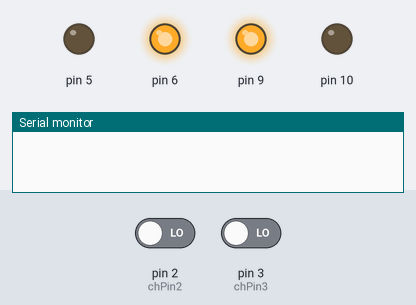
Bench run of a sketch on a simulated Arduino Uno, built with avr-gcc and run on an emulated ATmega328P. Shown: output pins drawn as LEDs (lit = HIGH), the last lines printed to the serial monitor. The test bench sets the inputs (shaded band); at power-on: pin 2 (chPin2) LOW, pin 3 (chPin3) LOW.

Above: at 0.05 s.
At 0.85 s:
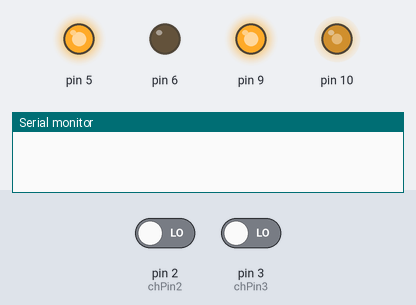
At 1.25 s:
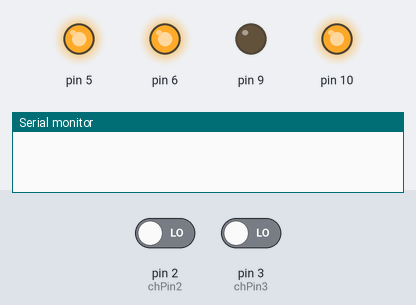
At 1.65 s:
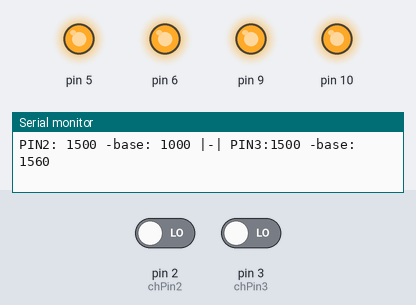
Timing chart, 0 to 3.9 s (numbered marks = the images above):
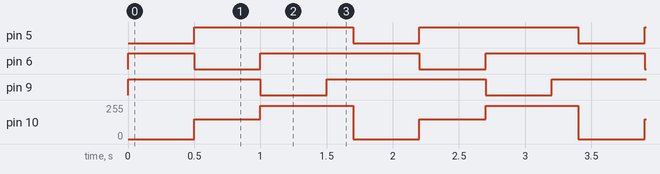

The sketch:

prototipo.ino
```cpp
/* Aereo di Palla

Prototipo: F8 Bearcat

Output:
   3 RGB PWM sotto
   1 PWM Motore

Input:
    2 interrupts per throttle e alettone
    PIN 2:  alettone
    PIN 3:  throttle


    TODO
* Vedere la calibrazione automatica
* Min e max a 1000 - 2000 per alettone

*/

#include <common.h>
# define DEBUG

// Instanziamo un LED fuori dal loop

RGBLed sotto(5,6,9);
Pwm motore(10);

// Variabili per interrupt 0 si PIN 2: Throttle
volatile unsigned int chValue2 = 1500; // Valore computato
volatile unsigned int chStart2 = 1500; // Inizio rilevamento

// Variabili per interrupt 1 su PIN 3: Ailerons
volatile unsigned int chValue3 = 1500; // Valore computato
volatile unsigned int chStart3 = 1500; // Inizio rilevamento


// Variabili per autocalibrazione 0
const byte chPin2 = 2; // PIN per la calibrazione
int mid_point2 = 1000;

// Variabili per autocalibrazione 1
const byte chPin3 = 3; // PIN per la calibrazione
int mid_point3 = 1560;


void setup() {

  // HI -> LOW --> LOW -> HI
  // per avere 2 LED che lampeggiano alternativamente
    // Funzione relativa a calibrazione con pulsein:
    //mid_point2 =  calibraTrim(chPin2) ; // Calibrazione del TRIM attivo sul canale
    //mid_point3 =  calibraTrim(chPin3) ; // Calibrazione del TRIM attivo sul canale
    attachInterrupt(0, chRise2, RISING); // PIN 2 su 328p / 168
    attachInterrupt(1, chRise3, RISING); // PIN 3 su 328p / 168
#ifdef DEBUG
Serial.begin(9600);
#endif
}

void loop() {
    sotto.Red();
    motore.Set(0);
delay(500);
sotto.Off();
    sotto.Green();
    motore.Set(150);
delay(500);
sotto.Off();
    sotto.Blue();
    motore.Set(250);
delay(500);
sotto.Off();

#ifdef DEBUG
    Serial.print("PIN2: ");
    Serial.print(chValue2);
    Serial.print(" -base: ");
    Serial.print(mid_point2);

    Serial.print(" |-| PIN3:");
    Serial.print(chValue3);
    Serial.print(" -base: ");
    Serial.println(mid_point3);
    delay(200);
#endif
}
// Functions
void chRise2() {
    attachInterrupt(0, chFall2, FALLING);
    chStart2 = micros();
}

void chFall2() {
    attachInterrupt(0, chRise2, RISING);
    chValue2 = micros() - chStart2;
}
// Seconod iterrupt
void chRise3() {
    attachInterrupt(1, chFall3, FALLING);
    chStart3 = micros();
}

void chFall3() {
    attachInterrupt(1, chRise3, RISING);
    chValue3 = micros() - chStart3;
}
```

Measured:
- by itself, pin 5: alternates HIGH for 1.2 s and LOW for 0.50 s
- by itself, pin 6, pin 9: repeats every 1.7 s: LOW 0.50 s, HIGH 1.2 s
- by itself, pin 10: repeats every 1.7 s: 250/255 0.70 s, 0/255 0.50 s, 150/255 0.50 s
